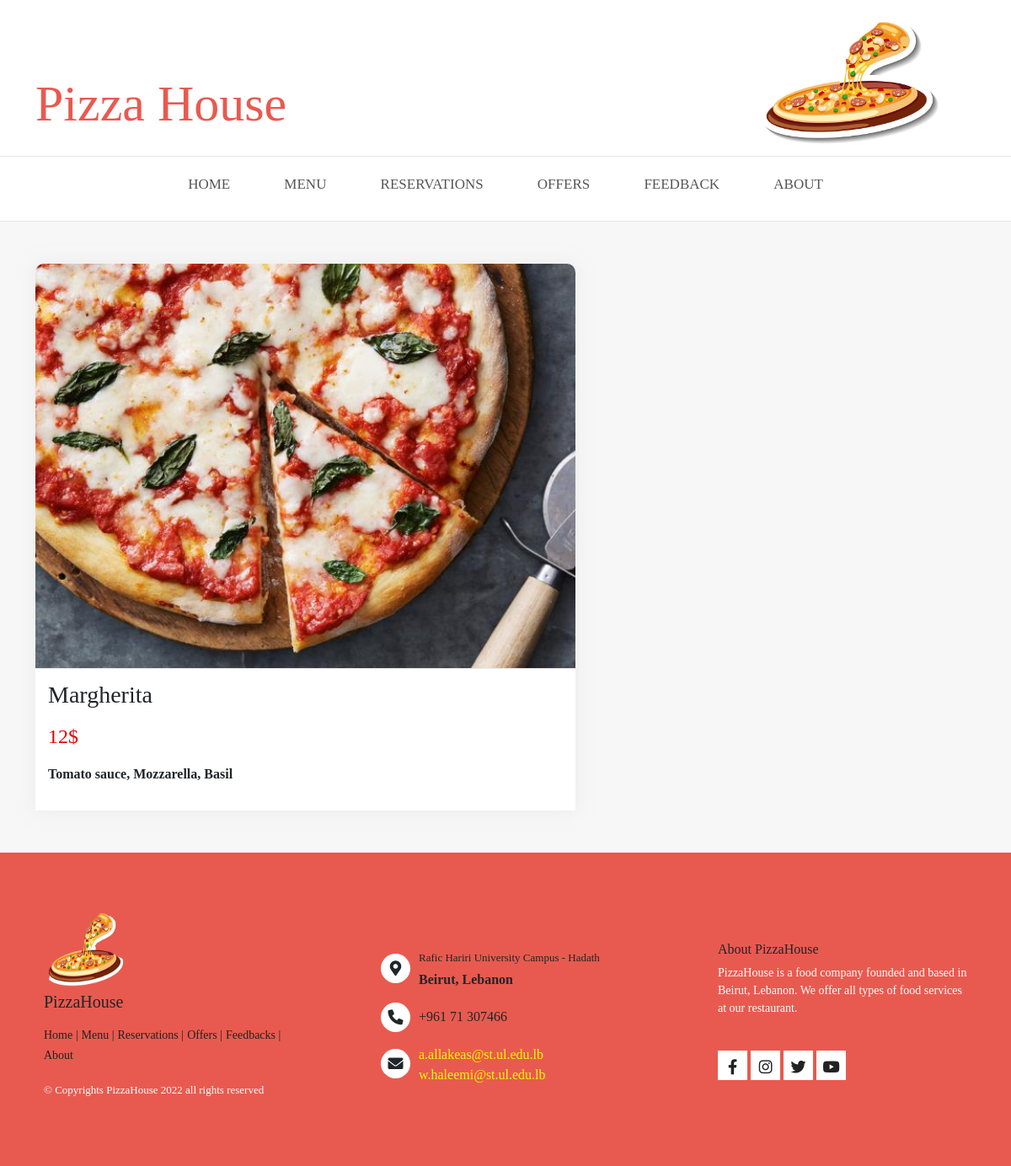
Screenshot of /item.php?itemId=1 with the database file from the repository.
### tables this page shows
CREATE TABLE `item` (
  `idItem` int(11) NOT NULL,
  `Item_name` varchar(45) DEFAULT NULL,
  `Item_description` varchar(45) DEFAULT NULL,
  `Item_price` int(11) DEFAULT NULL,
  `Item_image` mediumtext DEFAULT NULL,
  `Menu_idMenu` int(11) NOT NULL
);

### app/getItems.php (called while the page is built, shortened)
<?php
function getItem($ItemId)
{
    $connection = OpenConnection();
    $query = "SELECT * FROM item where idItem=?";
    $statement = $connection->prepare($query);
    $statement->bind_param('i', $ItemId);
    $statement->execute();
    $result = $statement->get_result()->fetch_object();
    return $result;
}

### public/item.php (the view, shortened to what this page needs)
<?php
if (isset($_GET['itemId'])) {
    $id = $_GET['itemId'];
    include '../app/getItems.php';
    $item = getItem((int)$id);
?>
<!DOCTYPE html>
<html lang="en">
<head>
    <link rel="stylesheet" href="styles/bootstrap/css/bootstrap.min.css" />
    <link rel="stylesheet" href="styles/styles.css" />
</head>
<body>
    <header class="clearfix" id="header">
        <div class="container">
            <div class="row">
                <div class="col-lg-9">
                    <h1 id="header-title">Pizza House</h1>
                </div>
                <div class="col-lg-3">
                    <img id="header-image" src="./images/header-image.png">
                </div>
            </div>
        </div>
        <div class="nav-border"></div>
        <div class="container">
            <nav id="nav">
                <ul id="nav-list" class="sf-menu clearfix">
                    <li><a href="index.php">Home</a></li>
                    <li><a href="menu.php">Menu</a></li>
                    <li><a href="reservation.php">Reservations</a></li>
                    <li><a href="offers.php">Offers</a></li>
                    <li><a href="feedbacks.php">Feedback</a></li>
                    <li><a href="about.php">About</a></li>
                </ul>
            </nav>
        </div>
    </header>
    <div class="content-wrapper">
        <div class="container">
            <div class="row">
                <?php
                echo '
                <div class="col-lg-7">
                    <div class="item">
                        <div class="item-top">
                            <img class="img-fluid" src="../' . $item->Item_image . '">
                        </div>
                        <div class="item-bottom">
                            <h3>' . $item->Item_name . '</h5>
                                <h4 class="item-price">' . $item->Item_price . '$</h4>
                                <p>' . $item->Item_description . '</p>
                        </div>
                    </div>
                </div>';
            }
                ?>
            </div>
        </div>
    </div>
    <footer>
        <div class="container-fluid">
            <div class="row">
                <div class="col-lg-4 col-md-4 col-xs-4 col-sm-4">
                    <div class="footer-content footer-left">
                        <div class="footer-content-top">
                            <img src="images/header-image_nobg.png" />
                            <h5>PizzaHouse</h5>
                        </div>
                        <div class="footer-content-bottom">
                            <ul class="footer-nav">
                                <li class="current"><a href="index.php">Home </a></li>
                                <li><a href="menu.php">| Menu | </a></li>
                                <li><a href="reservation.php">Reservations | </a></li>
                                <li><a href="offers.php">Offers |</a></li>
                                <li><a href="feedbacks.php">Feedbacks |</a></li>
                                <li><a href="about.php">About</a></li>
                            </ul>
                        </div>
                        <div class="footer-copy">
                            <p> &copy Copyrights PizzaHouse 2022 all rights reserved</p>
                        </div>
                    </div>
                </div>
                <div class="col-lg-4 col-md-4 col-xs-4 col-sm-4">
                    <div class="footer-content footer-center">
                        <div class="footer-content-bottom">
                            <div class="footer-center-content">
                                <i class="fa-solid fa-location-dot" style="margin-top: 10px;"></i>
                                <div>
                                    <p class="location-top">Rafic Hariri University Campus - Hadath</p>
                                    <p class="location-bottom"> Beirut, Lebanon</p>
                                </div>
                            </div>
                            <div class="footer-center-content">
                                <i class=" fa fa-phone"></i>
                                <p>+961 71 307466</p>
                            </div>
                            <div class="footer-center-content" style="margin-top: 0px;">
                                <i class=" fa fa-envelope" style="margin-top:10px"></i>
                                <p><a href="mailto:support@pizzahouse.com"
                                        style="color:  #fffb00;">a.allakeas@st.ul.edu.lb</a>
                                    <br>
                                    <a href="mailto:support@pizzahouse.com"
                                        style="color:  #fffb00;">w.haleemi@st.ul.edu.lb</a>
                                </p>
                            </div>
                        </div>
                    </div>
                </div>
                <div class="col-lg-4 col-md-4 col-xs-4 col-sm-4">
                    <div class="footer-content footer-right">
                        <div class="footer-content-top">
                            <h5>About PizzaHouse</h5>
                            <p>PizzaHouse is a food company founded and based in Beirut, Lebanon. We offer all types of
                                food services at our restaurant.</p>
                        </div>
                        <div class="footer-content-bottom">
                            <div class="footer-contact-links">
                                <ul class="social-links">
                                    <li><a href="#">
                                            <i class="fa-brands fa-facebook-f"></i>
                                        </a></li>
                                    <li><a href="#">
                                            <i class="fa-brands fa-instagram"></i>
                                        </a></li>
                                    <li><a href="#">
                                            <i class="fa-brands fa-twitter"></i>
                                        </a></li>
                                    <li><a href="#">
                                            <i class="fa-brands fa-youtube"></i>
                                        </a></li>
                                </ul>
                            </div>
                        </div>
                    </div>
                </div>
            </div>
        </div>
    </footer>
</body>
</html>

### public/styles/styles.css (style rules this page uses)
html, body { max-width: 100%; overflow-x: hidden; }
#header { margin-top: 15px; }
#header-title { font-family: "Exo 2"; position: relative; top: 30%; font-size: 3.75rem; line-height: 2; color: #e85a4f; }
#header-image { max-width: 100%; max-height: 160px; }
.nav-border { border-top: 1px solid #e4e4e4; margin-top: 10px; }
#nav { display: table; margin: 0 auto; }
#nav-list { list-style: none; margin: 0; padding: 0; }
#nav-list > li { margin: 0 10px; }
#nav-list li { display: inline-block; padding: 20px 20px; }
#nav-list li a { text-decoration: none; transition: all 0.17s ease-in-out; -moz-transition: all 0.17s ease-in-out; -webkit-transition: all 0.17s ease-in-out; -o-transition: all 0.17s ease-in-out; color: #555555; font-weight: normal; font-size: 17px; text-transform: uppercase; outline: 0; font-family: "Roboto"; }
.content-wrapper { padding-top: 50px; background-color: rgb(247, 247, 247); }
.item-price { padding-top: 10px; color: rgb(228, 0, 0); }
.item { -webkit-box-shadow: 0px 0px 20px 0px #dddddd82; box-shadow: 0px 0px 20px 0px #dddddd82; border-radius: 10px 10px 0px 0px; overflow: hidden; background-color: #fff; font-family: "Exo 2"; margin-bottom: 50px; }
.item .item-top img { width: 100%; box-shadow: 0px 0px 1px 0px #00000082; }
.item-bottom { padding: 15px; }
.item-bottom .item-price { font-family: "Exo 2"; }
.item-bottom p { padding-top: 10px; font-weight: bold; }
footer { overflow: hidden; background-color: #e85a4f; padding-top: 25px; padding-bottom: 25px; }
footer h5 { font-family: "Poppins"; }
.footer-content { padding: 40px; }
.footer-content-top img { width: 100px; height: 100px; }
.footer-nav { padding: 0; margin: 0px; list-style-type: none; }
.footer-nav li { display: inline-block; }
.footer-nav li a { text-decoration: none; font-family: "Poppins"; padding: 4px 0 4px 0; font-size: 14px; }
.footer-content-bottom { margin-top: 15px; font-family: "Poppins"; }
.footer-content-bottom a { text-decoration: none; color: #222222; padding-bottom: 10px; }
.footer-copy { font-family: "Poppins"; color: #fff; margin-top: 20px; font-size: 13px; }
.footer-contact-links { margin-top: 40px; }
.footer-contact-links ul { list-style-type: none; padding: 0; }
.footer-contact-links ul li { display: inline-block; }
.footer-contact-links ul li a { display: block; width: 35px; height: 35px; line-height: 39px; text-align: center; font-size: 18px; background-color: #fff; }
.footer-center, .footer-right { margin-top: 30px; }
.footer-center, .footer-right, .footer-left { font-family: "Poppins"; }
.footer-center-content { display: flex; margin-top: 15px; }
.footer-center-content p { margin-top: 5px; }
.footer-center-content i { margin-right: 10px; width: 35px; height: 35px; line-height: 35px; border-radius: 50%; text-align: center; font-size: 18px; background-color: #fff; }
.location-top { font-size: 13px; margin: 0px; }
.location-bottom { margin: 0px; font-weight: 700; }
.footer-right h5 { font-size: 16px; margin-top: 10px; }
.footer-right p { font-size: 14px; margin-top: 5px; color: #fff; }

### rows the page displays
item: Item_name "Margherita", Item_price "12", Item_description "Tomato sauce, Mozzarella, Basil"
